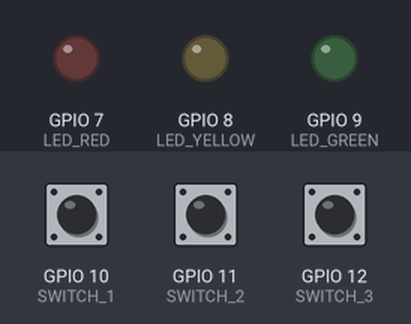
A program run on a simulated Raspberry Pi (BCM pin numbers). On the bench: output pins drawn as LEDs (lit = HIGH). Inputs (shaded band) come from the test bench; at power-on: GPIO 10 (SWITCH_1) LOW, GPIO 11 (SWITCH_2) LOW, GPIO 12 (SWITCH_3) LOW. What the program prints to the terminal is not drawn.

Above: at 1.2 s.
1.3 s: GPIO 10 (SWITCH_1) pulled HIGH for 0.15 s
At 1.37 s:
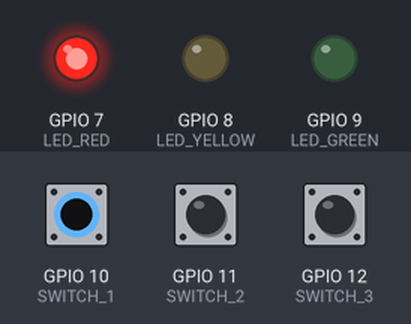
2.9 s: GPIO 11 (SWITCH_2) pulled HIGH for 0.15 s
At 2.97 s:
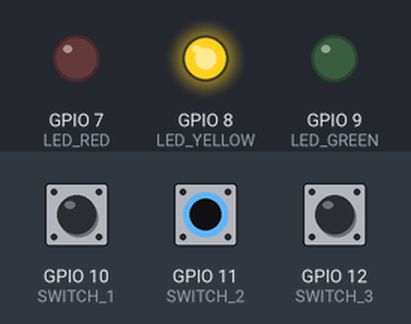
4.5 s: GPIO 12 (SWITCH_3) pulled HIGH for 0.15 s
At 4.57 s:
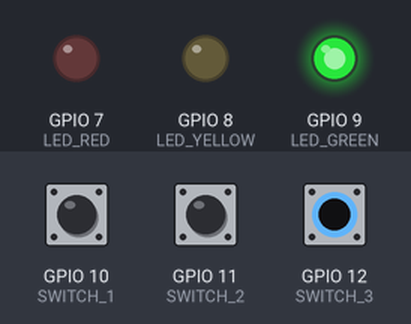
6.1 s: GPIO 12 (SWITCH_3) pulled HIGH for 3.2 s
At 10.4 s:
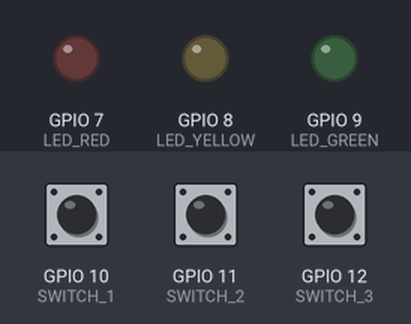
10.8 s: GPIO 10 (SWITCH_1) pulled HIGH for 3.2 s
At 11.5 s:
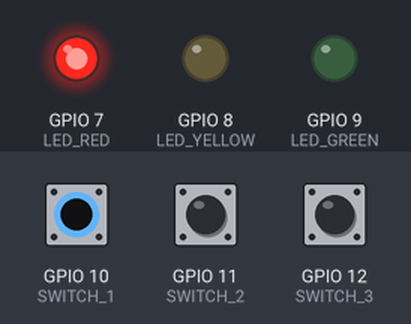
15.5 s: GPIO 10 (SWITCH_1) driven HIGH and GPIO 11 (SWITCH_2) driven HIGH
At 16.3 s:
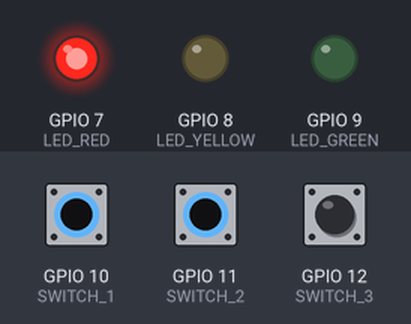
Timing chart, 0 to 18.0 s (numbered marks = the images above; inputs shaded):
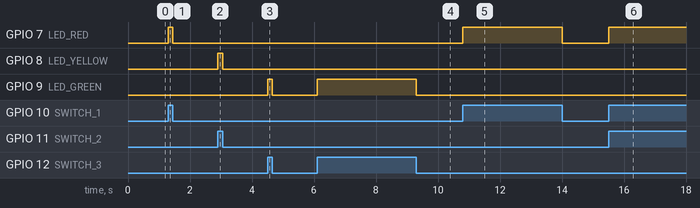

Measured:
- after the input at 1.3 s, GPIO 7 (LED_RED): LOW → HIGH at once, → LOW 0.15 s later
- after the input at 2.9 s, GPIO 8 (LED_YELLOW): LOW → HIGH at once, → LOW 0.15 s later
- after the input at 4.5 s, GPIO 9 (LED_GREEN): LOW → HIGH at once, → LOW 0.15 s later
- after the input at 6.1 s, GPIO 9 (LED_GREEN): LOW → HIGH at once, → LOW 3.2 s later
- after the input at 10.8 s, GPIO 7 (LED_RED): LOW → HIGH at once, → LOW 3.2 s later
- after the input at 15.5 s, GPIO 7 (LED_RED): LOW → HIGH at once

The program:

switch_led_task.py
```python
# -*- coding: utf-8 -*-
import RPi.GPIO as GPIO

LED_RED = 7
LED_YELLOW = 8
LED_GREEN = 9
SWITCH_1 = 10
SWITCH_2 = 11
SWITCH_3 = 12

GPIO.setmode(GPIO.BCM) # GPIO.BCM 핀번호 체계로 설정

GPIO.setup(LED_RED, GPIO.OUT)
GPIO.setup(LED_YELLOW, GPIO.OUT)
GPIO.setup(LED_GREEN, GPIO.OUT)
GPIO.setup(SWITCH_1, GPIO.IN, pull_up_down = GPIO.PUD_DOWN)
GPIO.setup(SWITCH_2, GPIO.IN, pull_up_down = GPIO.PUD_DOWN)
GPIO.setup(SWITCH_3, GPIO.IN, pull_up_down = GPIO.PUD_DOWN)
# 내부 풀다운 저항 pull_up_down = GPIO.PUD_DOWN

try:
    while True:
        val1 = GPIO.input(SWITCH_1)
        val2 = GPIO.input(SWITCH_2)
        val3 = GPIO.input(SWITCH_3)
        if val1 == 1: # val1 - switch1 값이 눌리면 Red LED on
            GPIO.output(LED_RED, val1)
            print('RED LED ON')
        elif val2 == 1: # val2 - switch2 값이 눌리면 Yellow LED on
            GPIO.output(LED_YELLOW, val2)
            print('YELLOW LED ON')
        elif val3 == 1: # val3 - switch3 값이 눌리면 Green LED on
            GPIO.output(LED_GREEN, val3)
            print('GREEN LED ON')
        else:
            GPIO.output(LED_RED, 0)
            GPIO.output(LED_YELLOW, 0)
            GPIO.output(LED_GREEN, 0)
            print('All LED OFF')

finally:
    GPIO.cleanup()
    print('cleanup and exit')
```
